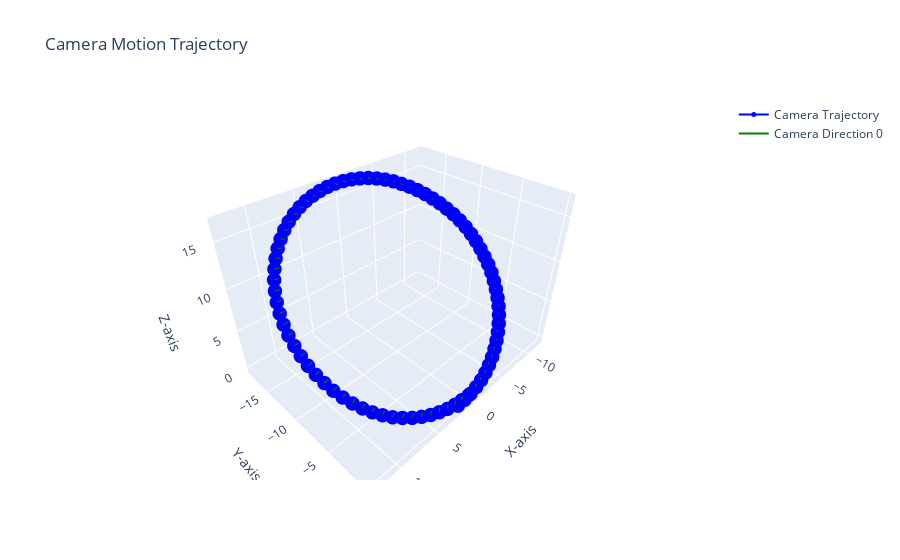

The cell this chart's notebook holds for it:
### Markdown cell above
### Обработка видео классическими метдами
Обработаем алгоритмами sift и kaze и постараемся подобрать оптимальные параметры 
### Видео 1
Отрендерим видео с известной траекторией для более порстого сравнения и поиска ошибки.  
Матрица камеры известна. Точки распределены равномерно.

### Code cell
K = np.array([
    [4266, 0, 640],
    [0, 4266, 360],
    [0, 0, 1]
])

poses = position_experement('kaze', 'FLANN', 0.65, K, './position/Castle.mp4')

plot_trajectory(poses)

### Figure 1 — Plotly figure (JSON) as saved in the notebook; plotly's stock layout.template omitted (floating-point values rounded to 4 significant figures)
{"data": [{"line": {"color": "blue", "width": 2}, "marker": {"color": "blue", "size": 5}, "mode": "lines+markers", "name": "Camera Trajectory", "type": "scatter3d", "x": [0, 0.9979, 1.991, 2.975, 3.939, 4.886, 5.802, 6.684, 7.521, 8.325, 9.054, 9.734, 10.35, 10.89, 11.36, 11.77, 12.1, 12.36, 12.55, 12.66, 12.68, 12.64, 12.52, 12.31, 12.03, 11.66, 11.21, 10.68, 10.09, 9.436, 8.714, 7.947, 7.129, 6.265, 5.363, 4.432, 3.472, 2.494, 1.501, 0.5033, -0.4958, -1.489, -2.468, -3.431, -4.363, -5.265, -6.133, -6.952, -7.732, -8.46, -9.125, -9.729, -10.27, -10.73, -11.12, -11.44, -11.68, -11.85, -11.93, -11.94, -11.84, -11.66, -11.4, -11.07, -10.65, -10.16, -9.611, -8.999, -8.318, -7.587, -6.812, -5.986, -5.125, -4.223, -3.297, -2.344, -1.37, -0.3814, 0.6155, 1.615], "y": [0, -0.06341, -0.1318, -0.2441, -0.4519, -0.686, -0.9705, -1.317, -1.728, -2.142, -2.647, -3.178, -3.738, -4.359, -5.011, -5.677, -6.359, -7.086, -7.811, -8.523, -9.264, -10.02, -10.76, -11.49, -12.19, -12.88, -13.53, -14.15, -14.74, -15.3, -15.82, -16.29, -16.72, -17.08, -17.41, -17.69, -17.92, -18.07, -18.15, -18.18, -18.14, -18.04, -17.88, -17.67, -17.4, -17.08, -16.71, -16.31, -15.84, -15.33, -14.77, -14.18, -13.53, -12.87, -12.16, -11.45, -10.73, -10.02, -9.298, -8.589, -7.862, -7.118, -6.399, -5.729, -5.069, -4.413, -3.801, -3.241, -2.718, -2.241, -1.799, -1.417, -1.054, -0.7557, -0.4926, -0.2975, -0.1636, -0.08529, -0.04814, -0.05777], "z": [0, 0.009331, 0.1001, 0.2434, 0.4061, 0.6257, 0.9112, 1.231, 1.59, 2.018, 2.479, 2.985, 3.54, 4.106, 4.699, 5.323, 5.977, 6.613, 7.276, 7.969, 8.64, 9.293, 9.956, 10.61, 11.26, 11.89, 12.5, 13.08, 13.63, 14.13, 14.59, 15.02, 15.41, 15.76, 16.04, 16.27, 16.44, 16.57, 16.67, 16.72, 16.71, 16.64, 16.52, 16.34, 16.11, 15.82, 15.49, 15.08, 14.66, 14.21, 13.71, 13.18, 12.64, 12.05, 11.46, 10.83, 10.19, 9.499, 8.813, 8.108, 7.429, 6.786, 6.14, 5.479, 4.852, 4.279, 3.711, 3.152, 2.641, 2.153, 1.7, 1.286, 0.9304, 0.6189, 0.3461, 0.1138, -0.06637, -0.1961, -0.2658, -0.2812]}, {"line": {"color": "green", "width": 2}, "mode": "lines", "name": "Camera Direction 0", "showlegend": true, "type": "scatter3d", "x": [0, 0], "y": [0, 0], "z": [0, 0]}, {"line": {"color": "green", "width": 2}, "mode": "lines", "showlegend": false, "type": "scatter3d", "x": [0.9979, 0.9696], "y": [-0.06341, -0.06162], "z": [0.009331, 0.5085]}, {"line": {"color": "green", "width": 2}, "mode": "lines", "showlegend": false, "type": "scatter3d", "x": [1.991, 1.941], "y": [-0.1318, -0.1284], "z": [0.1001, 0.5975]}, {"line": {"color": "green", "width": 2}, "mode": "lines", "showlegend": false, "type": "scatter3d", "x": [2.975, 2.899], "y": [-0.2441, -0.2379], "z": [0.2434, 0.7376]}, {"line": {"color": "green", "width": 2}, "mode": "lines", "showlegend": false, "type": "scatter3d", "x": [3.939, 3.841], "y": [-0.4519, -0.441], "z": [0.4061, 0.8963]}, {"line": {"color": "green", "width": 2}, "mode": "lines", "showlegend": false, "type": "scatter3d", "x": [4.886, 4.765], "y": [-0.686, -0.6692], "z": [0.6257, 1.11]}, {"line": {"color": "green", "width": 2}, "mode": "lines", "showlegend": false, "type": "scatter3d", "x": [5.802, 5.656], "y": [-0.9705, -0.9462], "z": [0.9112, 1.389]}, {"line": {"color": "green", "width": 2}, "mode": "lines", "showlegend": false, "type": "scatter3d", "x": [6.684, 6.513], "y": [-1.317, -1.282], "z": [1.231, 1.7]}, {"line": {"color": "green", "width": 2}, "mode": "lines", "showlegend": false, "type": "scatter3d", "x": [7.521, 7.328], "y": [-1.728, -1.682], "z": [1.59, 2.049]}, {"line": {"color": "green", "width": 2}, "mode": "lines", "showlegend": false, "type": "scatter3d", "x": [8.325, 8.102], "y": [-2.142, -2.082], "z": [2.018, 2.462]}, {"line": {"color": "green", "width": 2}, "mode": "lines", "showlegend": false, "type": "scatter3d", "x": [9.054, 8.808], "y": [-2.647, -2.571], "z": [2.479, 2.907]}, {"line": {"color": "green", "width": 2}, "mode": "lines", "showlegend": false, "type": "scatter3d", "x": [9.734, 9.471], "y": [-3.178, -3.088], "z": [2.985, 3.401]}, {"line": {"color": "green", "width": 2}, "mode": "lines", "showlegend": false, "type": "scatter3d", "x": [10.35, 10.07], "y": [-3.738, -3.632], "z": [3.54, 3.939]}, {"line": {"color": "green", "width": 2}, "mode": "lines", "showlegend": false, "type": "scatter3d", "x": [10.89, 10.6], "y": [-4.359, -4.236], "z": [4.106, 4.491]}, {"line": {"color": "green", "width": 2}, "mode": "lines", "showlegend": false, "type": "scatter3d", "x": [11.36, 11.06], "y": [-5.011, -4.871], "z": [4.699, 5.068]}, {"line": {"color": "green", "width": 2}, "mode": "lines", "showlegend": false, "type": "scatter3d", "x": [11.77, 11.45], "y": [-5.677, -5.521], "z": [5.323, 5.676]}, {"line": {"color": "green", "width": 2}, "mode": "lines", "showlegend": false, "type": "scatter3d", "x": [12.1, 11.77], "y": [-6.359, -6.184], "z": [5.977, 6.312]}, {"line": {"color": "green", "width": 2}, "mode": "lines", "showlegend": false, "type": "scatter3d", "x": [12.36, 12.03], "y": [-7.086, -6.895], "z": [6.613, 6.934]}, {"line": {"color": "green", "width": 2}, "mode": "lines", "showlegend": false, "type": "scatter3d", "x": [12.55, 12.21], "y": [-7.811, -7.6], "z": [7.276, 7.578]}, {"line": {"color": "green", "width": 2}, "mode": "lines", "showlegend": false, "type": "scatter3d", "x": [12.66, 12.32], "y": [-8.523, -8.292], "z": [7.969, 8.252]}, {"line": {"color": "green", "width": 2}, "mode": "lines", "showlegend": false, "type": "scatter3d", "x": [12.68, 12.34], "y": [-9.264, -9.014], "z": [8.64, 8.907]}, {"line": {"color": "green", "width": 2}, "mode": "lines", "showlegend": false, "type": "scatter3d", "x": [12.64, 12.3], "y": [-10.02, -9.751], "z": [9.293, 9.542]}, {"line": {"color": "green", "width": 2}, "mode": "lines", "showlegend": false, "type": "scatter3d", "x": [12.52, 12.19], "y": [-10.76, -10.47], "z": [9.956, 10.19]}, {"line": {"color": "green", "width": 2}, "mode": "lines", "showlegend": false, "type": "scatter3d", "x": [12.31, 11.98], "y": [-11.49, -11.18], "z": [10.61, 10.82]}, {"line": {"color": "green", "width": 2}, "mode": "lines", "showlegend": false, "type": "scatter3d", "x": [12.03, 11.7], "y": [-12.19, -11.86], "z": [11.26, 11.45]}, {"line": {"color": "green", "width": 2}, "mode": "lines", "showlegend": false, "type": "scatter3d", "x": [11.66, 11.35], "y": [-12.88, -12.53], "z": [11.89, 12.06]}, {"line": {"color": "green", "width": 2}, "mode": "lines", "showlegend": false, "type": "scatter3d", "x": [11.21, 10.91], "y": [-13.53, -13.16], "z": [12.5, 12.66]}, {"line": {"color": "green", "width": 2}, "mode": "lines", "showlegend": false, "type": "scatter3d", "x": [10.68, 10.4], "y": [-14.15, -13.76], "z": [13.08, 13.22]}, {"line": {"color": "green", "width": 2}, "mode": "lines", "showlegend": false, "type": "scatter3d", "x": [10.09, 9.825], "y": [-14.74, -14.33], "z": [13.63, 13.75]}, {"line": {"color": "green", "width": 2}, "mode": "lines", "showlegend": false, "type": "scatter3d", "x": [9.436, 9.191], "y": [-15.3, -14.88], "z": [14.13, 14.24]}, {"line": {"color": "green", "width": 2}, "mode": "lines", "showlegend": false, "type": "scatter3d", "x": [8.714, 8.487], "y": [-15.82, -15.38], "z": [14.59, 14.69]}, {"line": {"color": "green", "width": 2}, "mode": "lines", "showlegend": false, "type": "scatter3d", "x": [7.947, 7.739], "y": [-16.29, -15.85], "z": [15.02, 15.11]}, {"line": {"color": "green", "width": 2}, "mode": "lines", "showlegend": false, "type": "scatter3d", "x": [7.129, 6.947], "y": [-16.72, -16.26], "z": [15.41, 15.49]}, {"line": {"color": "green", "width": 2}, "mode": "lines", "showlegend": false, "type": "scatter3d", "x": [6.265, 6.104], "y": [-17.08, -16.61], "z": [15.76, 15.83]}, {"line": {"color": "green", "width": 2}, "mode": "lines", "showlegend": false, "type": "scatter3d", "x": [5.363, 5.227], "y": [-17.41, -16.93], "z": [16.04, 16.1]}, {"line": {"color": "green", "width": 2}, "mode": "lines", "showlegend": false, "type": "scatter3d", "x": [4.432, 4.319], "y": [-17.69, -17.21], "z": [16.27, 16.32]}, {"line": {"color": "green", "width": 2}, "mode": "lines", "showlegend": false, "type": "scatter3d", "x": [3.472, 3.388], "y": [-17.92, -17.43], "z": [16.44, 16.48]}, {"line": {"color": "green", "width": 2}, "mode": "lines", "showlegend": false, "type": "scatter3d", "x": [2.494, 2.439], "y": [-18.07, -17.58], "z": [16.57, 16.61]}, {"line": {"color": "green", "width": 2}, "mode": "lines", "showlegend": false, "type": "scatter3d", "x": [1.501, 1.472], "y": [-18.15, -17.66], "z": [16.67, 16.71]}, {"line": {"color": "green", "width": 2}, "mode": "lines", "showlegend": false, "type": "scatter3d", "x": [0.5033, 0.5032], "y": [-18.18, -17.68], "z": [16.72, 16.76]}, {"line": {"color": "green", "width": 2}, "mode": "lines", "showlegend": false, "type": "scatter3d", "x": [-0.4958, -0.4649], "y": [-18.14, -17.64], "z": [16.71, 16.75]}, {"line": {"color": "green", "width": 2}, "mode": "lines", "showlegend": false, "type": "scatter3d", "x": [-1.489, -1.434], "y": [-18.04, -17.55], "z": [16.64, 16.68]}, {"line": {"color": "green", "width": 2}, "mode": "lines", "showlegend": false, "type": "scatter3d", "x": [-2.468, -2.386], "y": [-17.88, -17.39], "z": [16.52, 16.57]}, {"line": {"color": "green", "width": 2}, "mode": "lines", "showlegend": false, "type": "scatter3d", "x": [-3.431, -3.321], "y": [-17.67, -17.19], "z": [16.34, 16.39]}, {"line": {"color": "green", "width": 2}, "mode": "lines", "showlegend": false, "type": "scatter3d", "x": [-4.363, -4.226], "y": [-17.4, -16.93], "z": [16.11, 16.16]}, {"line": {"color": "green", "width": 2}, "mode": "lines", "showlegend": false, "type": "scatter3d", "x": [-5.265, -5.102], "y": [-17.08, -16.61], "z": [15.82, 15.89]}, {"line": {"color": "green", "width": 2}, "mode": "lines", "showlegend": false, "type": "scatter3d", "x": [-6.133, -5.951], "y": [-16.71, -16.25], "z": [15.49, 15.56]}, {"line": {"color": "green", "width": 2}, "mode": "lines", "showlegend": false, "type": "scatter3d", "x": [-6.952, -6.75], "y": [-16.31, -15.86], "z": [15.08, 15.17]}, {"line": {"color": "green", "width": 2}, "mode": "lines", "showlegend": false, "type": "scatter3d", "x": [-7.732, -7.507], "y": [-15.84, -15.4], "z": [14.66, 14.76]}, {"line": {"color": "green", "width": 2}, "mode": "lines", "showlegend": false, "type": "scatter3d", "x": [-8.46, -8.213], "y": [-15.33, -14.91], "z": [14.21, 14.32]}, {"line": {"color": "green", "width": 2}, "mode": "lines", "showlegend": false, "type": "scatter3d", "x": [-9.125, -8.859], "y": [-14.77, -14.36], "z": [13.71, 13.84]}, {"line": {"color": "green", "width": 2}, "mode": "lines", "showlegend": false, "type": "scatter3d", "x": [-9.729, -9.445], "y": [-14.18, -13.79], "z": [13.18, 13.32]}, {"line": {"color": "green", "width": 2}, "mode": "lines", "showlegend": false, "type": "scatter3d", "x": [-10.27, -9.969], "y": [-13.53, -13.16], "z": [12.64, 12.79]}, {"line": {"color": "green", "width": 2}, "mode": "lines", "showlegend": false, "type": "scatter3d", "x": [-10.73, -10.42], "y": [-12.87, -12.52], "z": [12.05, 12.22]}, {"line": {"color": "green", "width": 2}, "mode": "lines", "showlegend": false, "type": "scatter3d", "x": [-11.12, -10.8], "y": [-12.16, -11.83], "z": [11.46, 11.65]}, {"line": {"color": "green", "width": 2}, "mode": "lines", "showlegend": false, "type": "scatter3d", "x": [-11.44, -11.11], "y": [-11.45, -11.13], "z": [10.83, 11.04]}, {"line": {"color": "green", "width": 2}, "mode": "lines", "showlegend": false, "type": "scatter3d", "x": [-11.68, -11.35], "y": [-10.73, -10.43], "z": [10.19, 10.4]}, {"line": {"color": "green", "width": 2}, "mode": "lines", "showlegend": false, "type": "scatter3d", "x": [-11.85, -11.51], "y": [-10.02, -9.743], "z": [9.499, 9.736]}, {"line": {"color": "green", "width": 2}, "mode": "lines", "showlegend": false, "type": "scatter3d", "x": [-11.93, -11.59], "y": [-9.298, -9.038], "z": [8.813, 9.067]}, {"line": {"color": "green", "width": 2}, "mode": "lines", "showlegend": false, "type": "scatter3d", "x": [-11.94, -11.6], "y": [-8.589, -8.351], "z": [8.108, 8.383]}, {"line": {"color": "green", "width": 2}, "mode": "lines", "showlegend": false, "type": "scatter3d", "x": [-11.84, -11.5], "y": [-7.862, -7.649], "z": [7.429, 7.727]}, {"line": {"color": "green", "width": 2}, "mode": "lines", "showlegend": false, "type": "scatter3d", "x": [-11.66, -11.33], "y": [-7.118, -6.928], "z": [6.786, 7.104]}, {"line": {"color": "green", "width": 2}, "mode": "lines", "showlegend": false, "type": "scatter3d", "x": [-11.4, -11.08], "y": [-6.399, -6.229], "z": [6.14, 6.476]}, {"line": {"color": "green", "width": 2}, "mode": "lines", "showlegend": false, "type": "scatter3d", "x": [-11.07, -10.75], "y": [-5.729, -5.575], "z": [5.479, 5.831]}, {"line": {"color": "green", "width": 2}, "mode": "lines", "showlegend": false, "type": "scatter3d", "x": [-10.65, -10.34], "y": [-5.069, -4.934], "z": [4.852, 5.222]}, {"line": {"color": "green", "width": 2}, "mode": "lines", "showlegend": false, "type": "scatter3d", "x": [-10.16, -9.866], "y": [-4.413, -4.295], "z": [4.279, 4.665]}, {"line": {"color": "green", "width": 2}, "mode": "lines", "showlegend": false, "type": "scatter3d", "x": [-9.611, -9.329], "y": [-3.801, -3.7], "z": [3.711, 4.112]}, {"line": {"color": "green", "width": 2}, "mode": "lines", "showlegend": false, "type": "scatter3d", "x": [-8.999, -8.734], "y": [-3.241, -3.154], "z": [3.152, 3.567]}, {"line": {"color": "green", "width": 2}, "mode": "lines", "showlegend": false, "type": "scatter3d", "x": [-8.318, -8.07], "y": [-2.718, -2.644], "z": [2.641, 3.069]}, {"line": {"color": "green", "width": 2}, "mode": "lines", "showlegend": false, "type": "scatter3d", "x": [-7.587, -7.355], "y": [-2.241, -2.178], "z": [2.153, 2.592]}, {"line": {"color": "green", "width": 2}, "mode": "lines", "showlegend": false, "type": "scatter3d", "x": [-6.812, -6.599], "y": [-1.799, -1.746], "z": [1.7, 2.149]}, {"line": {"color": "green", "width": 2}, "mode": "lines", "showlegend": false, "type": "scatter3d", "x": [-5.986, -5.791], "y": [-1.417, -1.372], "z": [1.286, 1.744]}, {"line": {"color": "green", "width": 2}, "mode": "lines", "showlegend": false, "type": "scatter3d", "x": [-5.125, -4.952], "y": [-1.054, -1.019], "z": [0.9304, 1.398]}, {"line": {"color": "green", "width": 2}, "mode": "lines", "showlegend": false, "type": "scatter3d", "x": [-4.223, -4.068], "y": [-0.7557, -0.7271], "z": [0.6189, 1.094]}, {"line": {"color": "green", "width": 2}, "mode": "lines", "showlegend": false, "type": "scatter3d", "x": [-3.297, -3.17], "y": [-0.4926, -0.4716], "z": [0.3461, 0.8291]}, {"line": {"color": "green", "width": 2}, "mode": "lines", "showlegend": false, "type": "scatter3d", "x": [-2.344, -2.242], "y": [-0.2975, -0.2816], "z": [0.1138, 0.6029]}, {"line": {"color": "green", "width": 2}, "mode": "lines", "showlegend": false, "type": "scatter3d", "x": [-1.37, -1.293], "y": [-0.1636, -0.1512], "z": [-0.06637, 0.4275]}, {"line": {"color": "green", "width": 2}, "mode": "lines", "showlegend": false, "type": "scatter3d", "x": [-0.3814, -0.3296], "y": [-0.08529, -0.07485], "z": [-0.1961, 0.3011]}, {"line": {"color": "green", "width": 2}, "mode": "lines", "showlegend": false, "type": "scatter3d", "x": [0.6155, 0.641], "y": [-0.04814, -0.03866], "z": [-0.2658, 0.2335]}, {"line": {"color": "green", "width": 2}, "mode": "lines", "showlegend": false, "type": "scatter3d", "x": [1.615, 1.615], "y": [-0.05777, -0.04804], "z": [-0.2812, 0.2187]}], "layout": {"scene": {"xaxis": {"title": {"text": "X-axis"}}, "yaxis": {"title": {"text": "Y-axis"}}, "zaxis": {"title": {"text": "Z-axis"}}}, "showlegend": true, "title": {"text": "Camera Motion Trajectory"}}}
